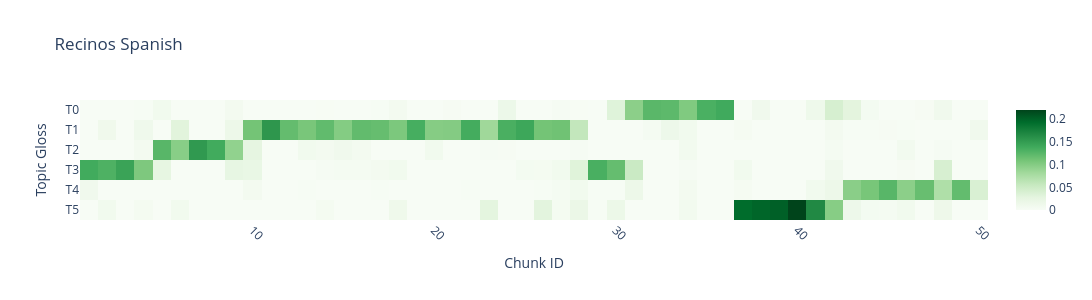
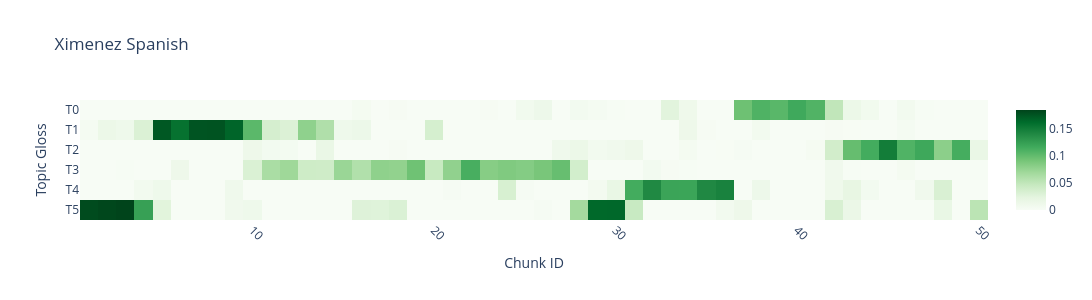
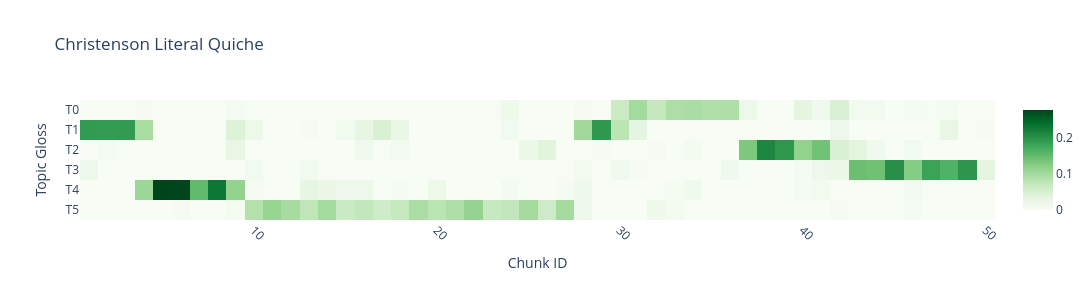
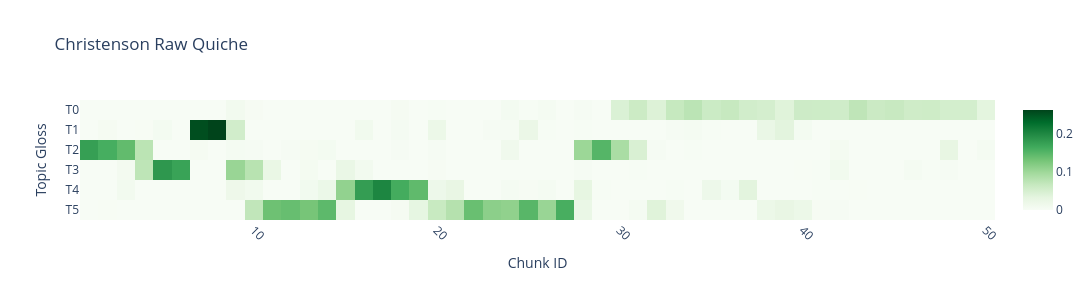

Source (notebook cell) for these figures, in order:
### Code cell
h = 6
w = 6

img_config = dict( 
    cmap='Spectral',
    method='ward',
    metric='euclidean',
    center=0,
    z_score=None,
    cbar_pos=None,
    figsize=(w*2,h),
    col_cluster=False
)

for source in LIB.sort_values(['lang'], ascending=False).index:

    plot_cluster_over_time(source, 'TFIDF_SIM', img_config)
    plot_topics_over_time(source)
    plot_cluster_over_time(source, 'THETA_SIM_Z', img_config)

### Figure 1 — Plotly figure (JSON) as saved in the notebook; plotly's stock layout.template omitted (floating-point values rounded to 4 significant figures; data arrays with more than 128 entries replaced by an {"elided": "..."} marker saying what was removed)
{"data": [{"coloraxis": "coloraxis", "hovertemplate": "chunk: %{x}<br>y: %{y}<br>color: %{z}<extra></extra>", "name": "0", "type": "heatmap", "x": [1, 2, 3, 4, 5, 6, 7, 8, 9, 10, 11, 12, 13, 14, 15, 16, 17, 18, 19, 20, 21, 22, 23, 24, 25, 26, 27, 28, 29, 30, 31, 32, 33, 34, 35, 36, 37, 38, 39, 40, 41, 42, 43, 44, 45, 46, 47, 48, 49, 50], "xaxis": "x", "y": ["T0", "T1", "T2", "T3", "T4", "T5"], "yaxis": "y", "z": {"elided": "6x50 float values"}}], "layout": {"coloraxis": {"colorscale": [[0, "rgb(247,252,245)"], [0.125, "rgb(229,245,224)"], [0.25, "rgb(199,233,192)"], [0.375, "rgb(161,217,155)"], [0.5, "rgb(116,196,118)"], [0.625, "rgb(65,171,93)"], [0.75, "rgb(35,139,69)"], [0.875, "rgb(0,109,44)"], [1, "rgb(0,68,27)"]]}, "height": 300, "title": {"text": "Recinos Spanish"}, "width": 1200, "xaxis": {"anchor": "y", "autorange": true, "domain": [0, 1], "range": [0.5, 50.5], "tickangle": 45, "title": {"text": "Chunk ID"}, "type": "linear"}, "yaxis": {"anchor": "x", "autorange": true, "domain": [0, 1], "range": [5.5, -0.5], "tickangle": 0, "title": {"text": "Topic Gloss"}, "type": "category"}}}

### Figure 2 — Plotly figure (JSON) as saved in the notebook; plotly's stock layout.template omitted (floating-point values rounded to 4 significant figures; data arrays with more than 128 entries replaced by an {"elided": "..."} marker saying what was removed)
{"data": [{"coloraxis": "coloraxis", "hovertemplate": "chunk: %{x}<br>y: %{y}<br>color: %{z}<extra></extra>", "name": "0", "type": "heatmap", "x": [1, 2, 3, 4, 5, 6, 7, 8, 9, 10, 11, 12, 13, 14, 15, 16, 17, 18, 19, 20, 21, 22, 23, 24, 25, 26, 27, 28, 29, 30, 31, 32, 33, 34, 35, 36, 37, 38, 39, 40, 41, 42, 43, 44, 45, 46, 47, 48, 49, 50], "xaxis": "x", "y": ["T0", "T1", "T2", "T3", "T4", "T5"], "yaxis": "y", "z": {"elided": "6x50 float values"}}], "layout": {"coloraxis": {"colorscale": [[0, "rgb(247,252,245)"], [0.125, "rgb(229,245,224)"], [0.25, "rgb(199,233,192)"], [0.375, "rgb(161,217,155)"], [0.5, "rgb(116,196,118)"], [0.625, "rgb(65,171,93)"], [0.75, "rgb(35,139,69)"], [0.875, "rgb(0,109,44)"], [1, "rgb(0,68,27)"]]}, "height": 300, "title": {"text": "Ximenez Spanish"}, "width": 1200, "xaxis": {"anchor": "y", "autorange": true, "domain": [0, 1], "range": [0.5, 50.5], "tickangle": 45, "title": {"text": "Chunk ID"}, "type": "linear"}, "yaxis": {"anchor": "x", "autorange": true, "domain": [0, 1], "range": [5.5, -0.5], "tickangle": 0, "title": {"text": "Topic Gloss"}, "type": "category"}}}

### Figure 3 — Plotly figure (JSON) as saved in the notebook; plotly's stock layout.template omitted (floating-point values rounded to 4 significant figures; data arrays with more than 128 entries replaced by an {"elided": "..."} marker saying what was removed)
{"data": [{"coloraxis": "coloraxis", "hovertemplate": "chunk: %{x}<br>y: %{y}<br>color: %{z}<extra></extra>", "name": "0", "type": "heatmap", "x": [1, 2, 3, 4, 5, 6, 7, 8, 9, 10, 11, 12, 13, 14, 15, 16, 17, 18, 19, 20, 21, 22, 23, 24, 25, 26, 27, 28, 29, 30, 31, 32, 33, 34, 35, 36, 37, 38, 39, 40, 41, 42, 43, 44, 45, 46, 47, 48, 49, 50], "xaxis": "x", "y": ["T0", "T1", "T2", "T3", "T4", "T5"], "yaxis": "y", "z": {"elided": "6x50 float values"}}], "layout": {"coloraxis": {"colorscale": [[0, "rgb(247,252,245)"], [0.125, "rgb(229,245,224)"], [0.25, "rgb(199,233,192)"], [0.375, "rgb(161,217,155)"], [0.5, "rgb(116,196,118)"], [0.625, "rgb(65,171,93)"], [0.75, "rgb(35,139,69)"], [0.875, "rgb(0,109,44)"], [1, "rgb(0,68,27)"]]}, "height": 300, "title": {"text": "Christenson Literal Quiche"}, "width": 1200, "xaxis": {"anchor": "y", "autorange": true, "domain": [0, 1], "range": [0.5, 50.5], "tickangle": 45, "title": {"text": "Chunk ID"}, "type": "linear"}, "yaxis": {"anchor": "x", "autorange": true, "domain": [0, 1], "range": [5.5, -0.5], "tickangle": 0, "title": {"text": "Topic Gloss"}, "type": "category"}}}

### Figure 4 — Plotly figure (JSON) as saved in the notebook; plotly's stock layout.template omitted (floating-point values rounded to 4 significant figures; data arrays with more than 128 entries replaced by an {"elided": "..."} marker saying what was removed)
{"data": [{"coloraxis": "coloraxis", "hovertemplate": "chunk: %{x}<br>y: %{y}<br>color: %{z}<extra></extra>", "name": "0", "type": "heatmap", "x": [1, 2, 3, 4, 5, 6, 7, 8, 9, 10, 11, 12, 13, 14, 15, 16, 17, 18, 19, 20, 21, 22, 23, 24, 25, 26, 27, 28, 29, 30, 31, 32, 33, 34, 35, 36, 37, 38, 39, 40, 41, 42, 43, 44, 45, 46, 47, 48, 49, 50], "xaxis": "x", "y": ["T0", "T1", "T2", "T3", "T4", "T5"], "yaxis": "y", "z": {"elided": "6x50 float values"}}], "layout": {"coloraxis": {"colorscale": [[0, "rgb(247,252,245)"], [0.125, "rgb(229,245,224)"], [0.25, "rgb(199,233,192)"], [0.375, "rgb(161,217,155)"], [0.5, "rgb(116,196,118)"], [0.625, "rgb(65,171,93)"], [0.75, "rgb(35,139,69)"], [0.875, "rgb(0,109,44)"], [1, "rgb(0,68,27)"]]}, "height": 300, "title": {"text": "Christenson Raw Quiche"}, "width": 1200, "xaxis": {"anchor": "y", "autorange": true, "domain": [0, 1], "range": [0.5, 50.5], "tickangle": 45, "title": {"text": "Chunk ID"}, "type": "linear"}, "yaxis": {"anchor": "x", "autorange": true, "domain": [0, 1], "range": [5.5, -0.5], "tickangle": 0, "title": {"text": "Topic Gloss"}, "type": "category"}}}
